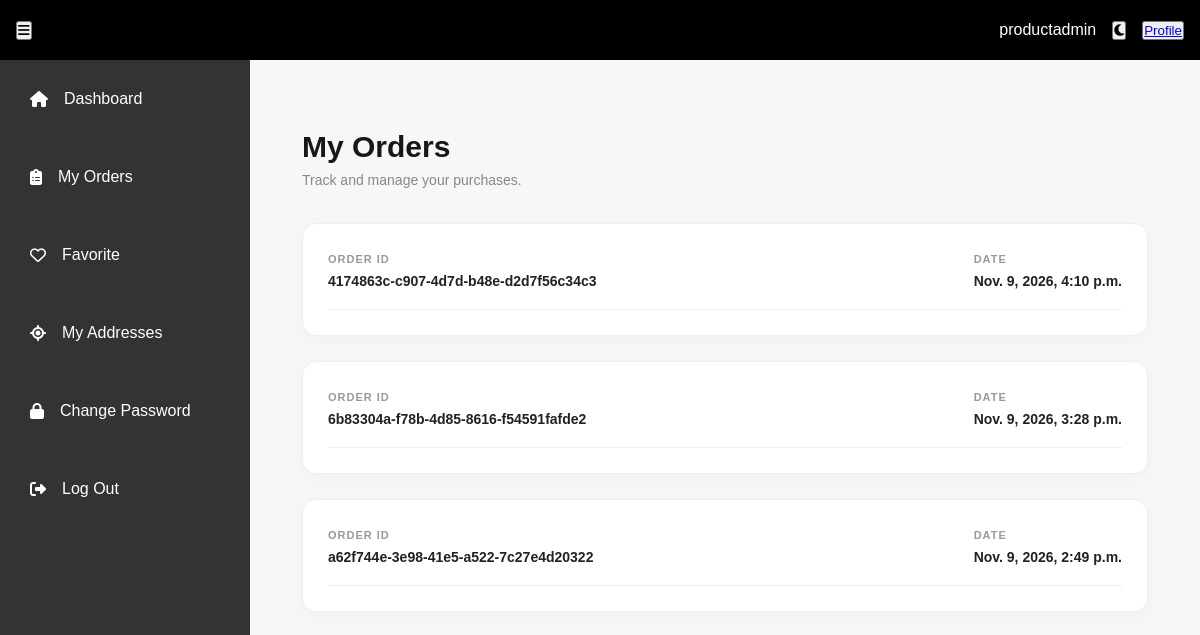
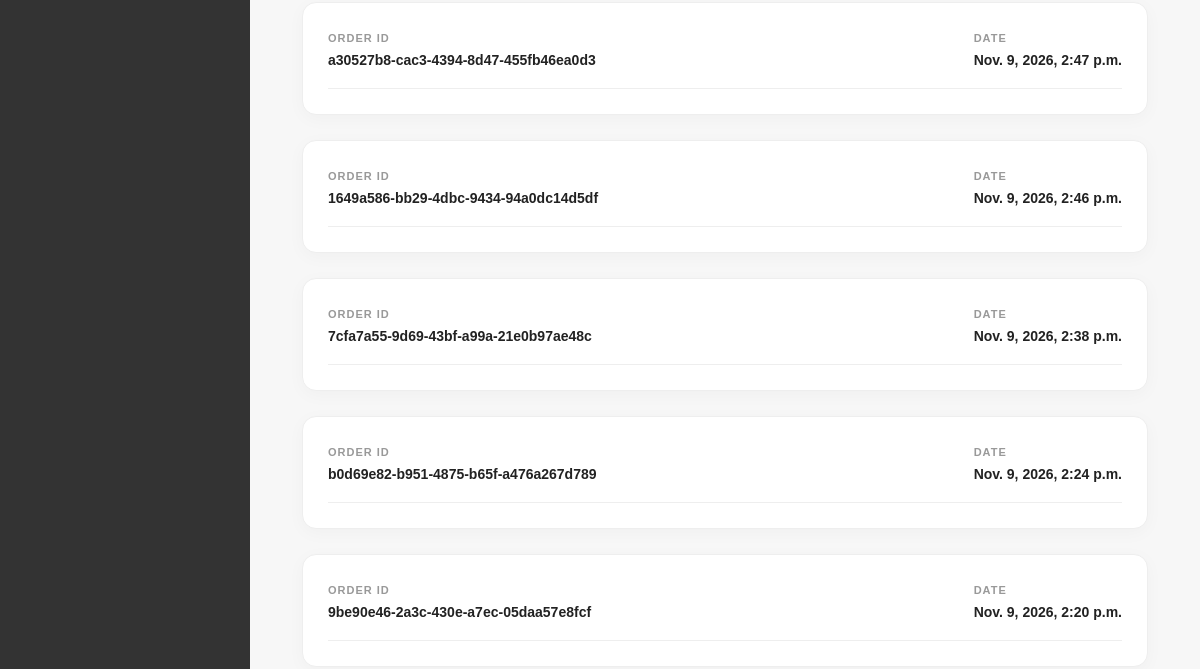
Page /accounts/order_list/ (signed in, upper part) on the earlier database version (2 pictures, top to bottom).
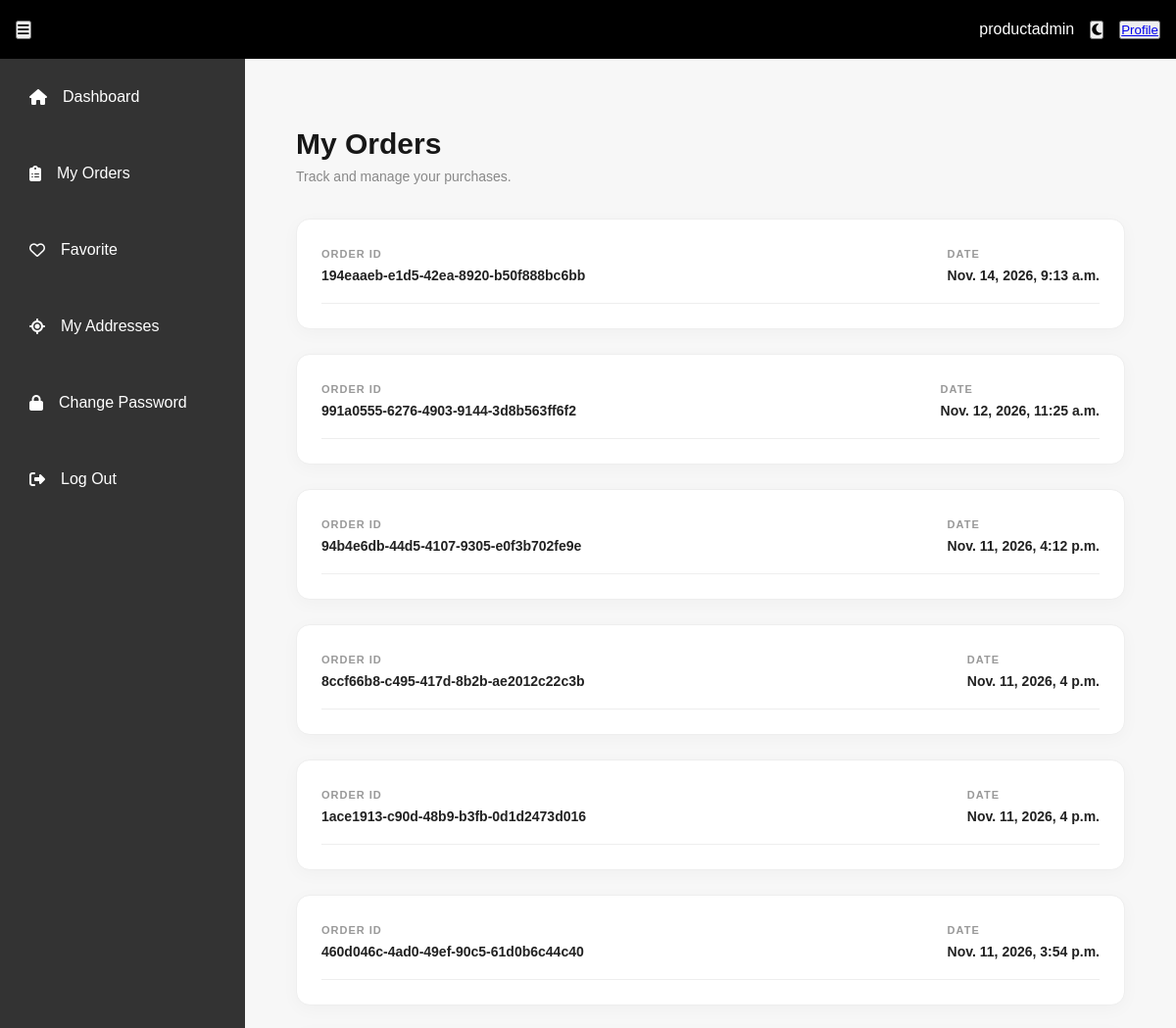
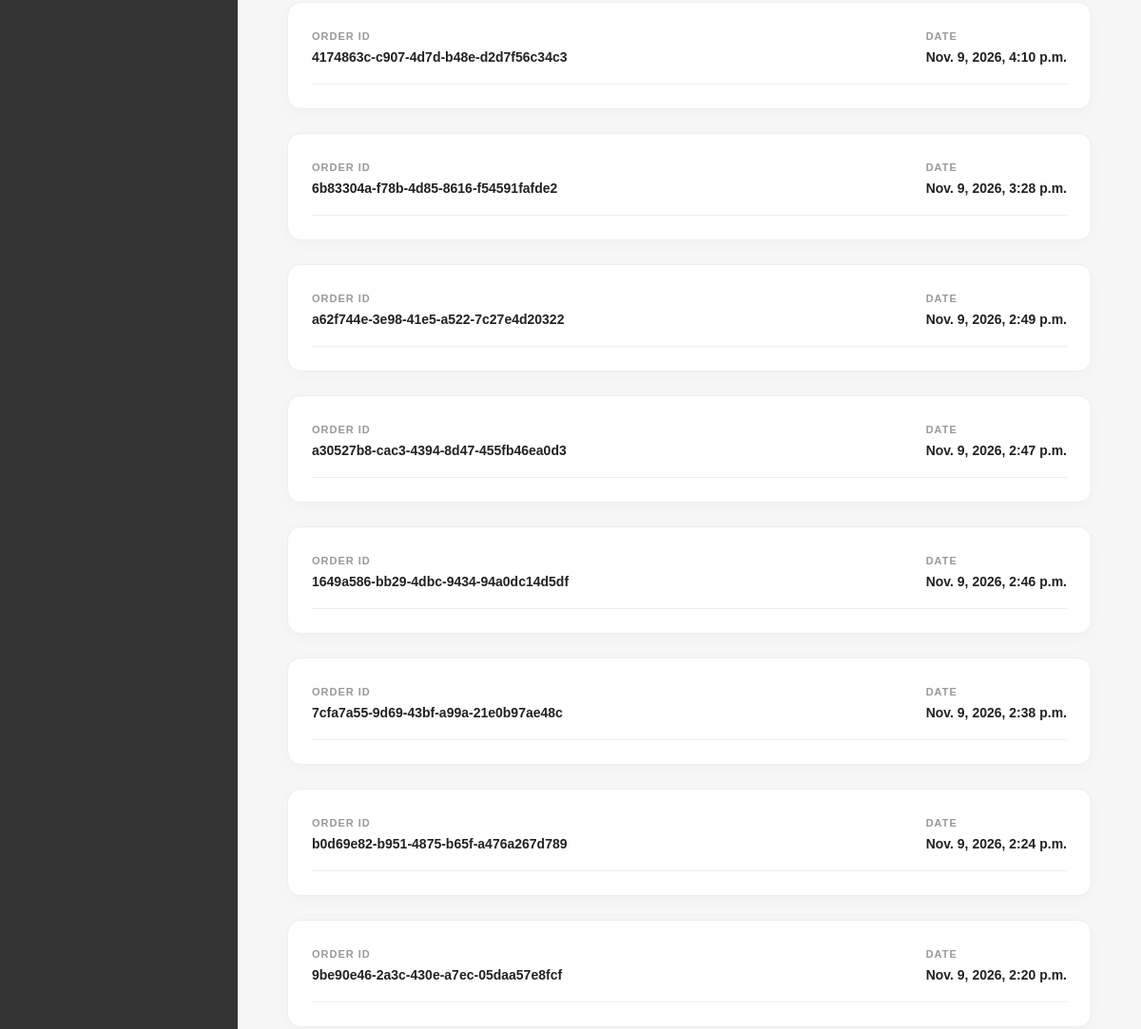
Same page on the later database version (2 pictures, top to bottom).
### users/models.py (models this page shows)
class User(AbstractUser):
    def __str__(self):
        return self.username

### shop/models.py (models this page shows, shortened)
class Order(models.Model):
    user = models.ForeignKey(User,on_delete=models.CASCADE,related_name="order")
    full_name = models.CharField(max_length=400)
    email = models.EmailField()
    phone_number = models.CharField(max_length=400)
    order_id = models.UUIDField(unique=True,default=uuid.uuid4,blank=False,null=False)
    date = models.DateTimeField(auto_now_add=True)

### users/views.py (the view)
# urls.py: path("order_list/",views.OrderListView.as_view(),name="order_list"),
class OrderListView(View):
    template_name = "order_list.html"
    def get(self,request,*args,**kwargs):
        context = {
            "orders": Order.objects.filter(user=request.user).order_by("-date")
        }
        return render(request,self.template_name,context)

### core/context_processors.py (called while the page is built)
def global_site_data(request):
    ctx = {
    }
    return ctx

### users/templates/order_list.html
{% extends 'dashboard_base.html' %}
{% block content %}
<main class="main-content">
    <section class="orders-section">
    <div class="orders-header">
        <div>
            <h1>My Orders</h1>
            <p>Track and manage your purchases.</p>
        </div>
    </div>
    <div class="orders-container">
        {% for order in orders %}
        <a href="{% url 'order_detail' order.order_id %}" class="order-card">
            <div class="order-top">
                <div>
                    <span class="order-label">ORDER ID</span>
                    <h3>{{ order.order_id }}</h3>
                </div>
                <div>
                    <span class="order-label">DATE</span>
                    <h3>{{ order.date }}</h3>
                </div>
            </div>
        </a>
        {% empty %}
        <div class="empty-orders">
            <h2>No orders yet</h2>
            <p>Your purchases will appear here once you place an order.</p>
            <a href="{% url 'product-list' %}">Start Shopping</a>
        </div>
        {% endfor %}
    </div>
    </section>
</main>
{% endblock %}

### users/templates/dashboard_base.html (shortened to what this page needs)
{% load static %}
<!DOCTYPE html>
<html lang="en">
<head>
    <link rel="stylesheet" href="https://cdnjs.cloudflare.com/ajax/libs/font-awesome/6.4.0/css/all.min.css">
    <link rel="stylesheet" href="{% static 'CSS/dashboard_mobile.css' %}">
    <link rel="stylesheet" href="{% static 'CSS/dashboard.css' %}">
    <link rel="stylesheet" href="{% static 'CSS/style.css' %}">
</head>
<body>
    <nav class="navbar">
        <button id="menu-toggle"><i class="fas fa-bars"></i></button>
        <div class="nav-controls">
        <p>{{request.user.username}}</p>
        <button id="darkmode-toggle"><i class="fas fa-moon"></i></button>
        <button id="profile-btn"><a href="{% url 'profile' user.profile.pk %}">Profile</a></button>
        </div>
    </nav>
    <div class="sidebar">
    <ul>
      <li><a href="{% url 'dashboard' %}" class="accordion-btn"><i class="fas fa-home"></i><span class="text">Dashboard</span></a></li>
      <li><a href="{% url 'order_list' %}" class="accordion-btn"><i class="fa-solid fa-clipboard-list"></i><span class="text">My Orders</span></a></li>
      <li><a href="" class="accordion-btn" data-section="invest"><i class="fa-regular fa-heart"></i><span class="text">Favorite</span></a></li>
      <li><a class="accordion-btn" data-section="withdraw"><i class="fa-solid fa-location-crosshairs"></i><span class="text">My Addresses</span></a></li>
      <li><a class="accordion-btn" data-section="invest"><i class="fa-solid fa-lock"></i><span class="text">Change Password</span></a></li>
      <li><a href="{% url 'log_out' %}" class="accordion-btn"><i class="fa-solid fa-right-from-bracket"></i><span class="text">Log Out</span></a></li>
    </ul>
    </div>
{% block content %}
{% endblock %}
</body>
</html>

### static/CSS/dashboard.css (style rules this page uses)
:root { --sidebar-width: 250px; --sidebar-collapsed-width: 70px; --transition-speed: 0.3s; --active-color: orange; }
body { margin: 0; font-family: sans-serif; display: flex; height: 100vh; overflow: hidden; transition: background-color var(--transition-speed); }
nav.navbar { position: fixed; top: 0; left: 0; width: 100%; height: 60px; background-color: black; color: white; display: flex; align-items: center; padding: 0 1rem; z-index: 100; }
nav.navbar .nav-controls { margin-left: auto; display: flex; gap: 1rem; align-items: center; }
.sidebar { width: var(--sidebar-width); background: #333; color: white; padding-top: 60px; transition: width var(--transition-speed), transform var(--transition-speed); position: fixed; height: 100%; overflow-x: hidden; overflow-y: auto; z-index: 99; }
.sidebar ul { list-style: none; padding: 0; margin: 0; }
.sidebar li { position: relative; }
.sidebar a, .accordion-btn { display: flex; align-items: center; padding: 30px; color: white; text-decoration: none; transition: background 0.2s; cursor: pointer; }
.sidebar .text { margin-left: 1rem; transition: opacity var(--transition-speed); }
main.main-content { flex: 1; margin-left: var(--sidebar-width); padding: 2rem; padding-top: 70px; transition: margin-left var(--transition-speed); overflow-y: auto; overflow-x: hidden; }

### static/CSS/style.css (style rules this page uses)
html, body { font-family: "Montserrat", sans-serif !important; }
nav { background-color: white; }
* { box-sizing: border-box; margin: 0; padding: 0; }
body { font-family: Arial, sans-serif; background: #f7f7f7; color: #222; }
.orders-section { max-width: 1000px; margin: 60px auto; padding: 0 20px; }
.orders-header { margin-bottom: 35px; }
.orders-header h1 { font-size: 30px; color: #171717; margin-bottom: 8px; }
.orders-header p { color: #888; font-size: 14px; }
.orders-container { display: flex; flex-direction: column; gap: 25px; }
.order-card { background: #fff; border: 1px solid #eee; border-radius: 14px; padding: 25px; box-shadow: 0 4px 18px rgba(0,0,0,0.03); text-decoration: none !important; }
.order-top { display: flex; align-items: center; justify-content: space-between; padding-bottom: 20px; border-bottom: 1px solid #eee; }
.order-label { font-size: 11px; color: #999; font-weight: 600; letter-spacing: 1px; }
.order-top h3 { font-size: 14px; margin-top: 6px; color: #222; }

Differences in the rows shown:
added Order: order_id "194eaaeb-e1d5-42ea-8920-b50f888bc6bb", date "Nov. 14, 2026, 9:13 a.m."
added Order: order_id "991a0555-6276-4903-9144-3d8b563ff6f2", date "Nov. 12, 2026, 11:25 a.m."
added Order: order_id "94b4e6db-44d5-4107-9305-e0f3b702fe9e", date "Nov. 11, 2026, 4:12 p.m."
added Order: order_id "8ccf66b8-c495-417d-8b2b-ae2012c22c3b", date "Nov. 11, 2026, 4 p.m."
added Order: order_id "1ace1913-c90d-48b9-b3fb-0d1d2473d016", date "Nov. 11, 2026, 4 p.m."
added Order: order_id "460d046c-4ad0-49ef-90c5-61d0b6c44c40", date "Nov. 11, 2026, 3:54 p.m."
